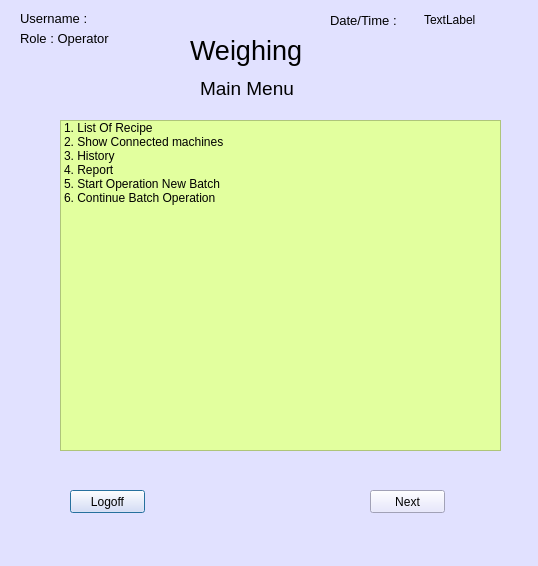
<?xml version="1.0" encoding="UTF-8"?>
<ui version="4.0">
 <class>main_menu</class>
 <widget class="QDialog" name="main_menu">
  <property name="geometry">
   <rect>
    <x>0</x>
    <y>0</y>
    <width>538</width>
    <height>566</height>
   </rect>
  </property>
  <property name="windowTitle">
   <string>Dialog</string>
  </property>
  <property name="styleSheet">
   <string notr="true">background-color: rgb(225, 225, 255);
</string>
  </property>
  <widget class="QLabel" name="label">
   <property name="geometry">
    <rect>
     <x>190</x>
     <y>30</y>
     <width>111</width>
     <height>41</height>
    </rect>
   </property>
   <property name="font">
    <font>
     <pointsize>20</pointsize>
    </font>
   </property>
   <property name="styleSheet">
    <string notr="true"/>
   </property>
   <property name="text">
    <string>Weighing</string>
   </property>
   <property name="textFormat">
    <enum>Qt::PlainText</enum>
   </property>
   <property name="wordWrap">
    <bool>true</bool>
   </property>
  </widget>
  <widget class="QLabel" name="label_2">
   <property name="geometry">
    <rect>
     <x>20</x>
     <y>10</y>
     <width>71</width>
     <height>16</height>
    </rect>
   </property>
   <property name="font">
    <font>
     <pointsize>10</pointsize>
    </font>
   </property>
   <property name="text">
    <string>Username :</string>
   </property>
  </widget>
  <widget class="QLabel" name="label_3">
   <property name="geometry">
    <rect>
     <x>20</x>
     <y>30</y>
     <width>91</width>
     <height>16</height>
    </rect>
   </property>
   <property name="font">
    <font>
     <pointsize>10</pointsize>
    </font>
   </property>
   <property name="text">
    <string>Role : Operator</string>
   </property>
  </widget>
  <widget class="QLabel" name="label_6">
   <property name="geometry">
    <rect>
     <x>200</x>
     <y>80</y>
     <width>101</width>
     <height>16</height>
    </rect>
   </property>
   <property name="font">
    <font>
     <pointsize>14</pointsize>
    </font>
   </property>
   <property name="text">
    <string>Main Menu</string>
   </property>
  </widget>
  <widget class="QPushButton" name="logoff_mainmenu">
   <property name="geometry">
    <rect>
     <x>70</x>
     <y>490</y>
     <width>75</width>
     <height>23</height>
    </rect>
   </property>
   <property name="text">
    <string>Logoff</string>
   </property>
  </widget>
  <widget class="QPushButton" name="next_mainmenu">
   <property name="geometry">
    <rect>
     <x>370</x>
     <y>490</y>
     <width>75</width>
     <height>23</height>
    </rect>
   </property>
   <property name="text">
    <string>Next</string>
   </property>
  </widget>
  <widget class="QWidget" name="layoutWidget">
   <property name="geometry">
    <rect>
     <x>330</x>
     <y>10</y>
     <width>181</width>
     <height>20</height>
    </rect>
   </property>
   <layout class="QHBoxLayout" name="horizontalLayout">
    <item>
     <widget class="QLabel" name="label_4">
      <property name="font">
       <font>
        <pointsize>10</pointsize>
       </font>
      </property>
      <property name="text">
       <string>Date/Time : </string>
      </property>
     </widget>
    </item>
    <item>
     <widget class="QLabel" name="time_mainmenu">
      <property name="text">
       <string>TextLabel</string>
      </property>
     </widget>
    </item>
   </layout>
  </widget>
  <widget class="QListWidget" name="listWidget">
   <property name="geometry">
    <rect>
     <x>60</x>
     <y>120</y>
     <width>441</width>
     <height>331</height>
    </rect>
   </property>
   <property name="styleSheet">
    <string notr="true">font: 75 16pt &quot;MS Shell Dlg 2&quot;;
font: 24pt &quot;MS Shell Dlg 2&quot;;
background-color: rgb(226, 255, 158);
gridline-color: rgb(255, 23, 166);

selection-background-color: rgb(255, 66, 167);
</string>
   </property>
   <property name="lineWidth">
    <number>1</number>
   </property>
   <property name="midLineWidth">
    <number>0</number>
   </property>
   <property name="spacing">
    <number>6</number>
   </property>
   <property name="wordWrap">
    <bool>false</bool>
   </property>
   <property name="selectionRectVisible">
    <bool>false</bool>
   </property>
   <item>
    <property name="text">
     <string>1. List Of Recipe </string>
    </property>
   </item>
   <item>
    <property name="text">
     <string>2. Show Connected machines</string>
    </property>
   </item>
   <item>
    <property name="text">
     <string>3. History</string>
    </property>
   </item>
   <item>
    <property name="text">
     <string>4. Report</string>
    </property>
   </item>
   <item>
    <property name="text">
     <string>5. Start Operation New Batch</string>
    </property>
   </item>
   <item>
    <property name="text">
     <string>6. Continue Batch Operation</string>
    </property>
   </item>
  </widget>
 </widget>
 <resources/>
 <connections/>
</ui>
